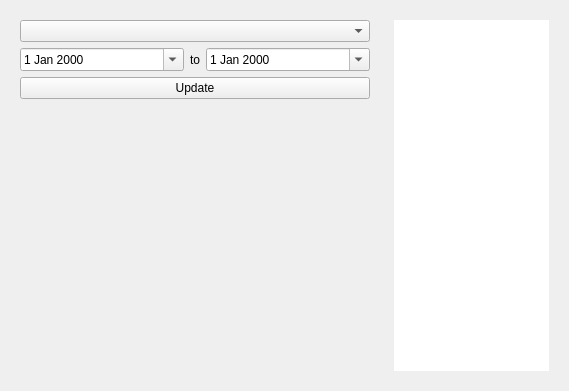
<?xml version="1.0" encoding="UTF-8"?>
<ui version="4.0">
 <class>RateGraph</class>
 <widget class="QWidget" name="RateGraph">
  <property name="geometry">
   <rect>
    <x>0</x>
    <y>0</y>
    <width>569</width>
    <height>391</height>
   </rect>
  </property>
  <property name="windowTitle">
   <string>Form</string>
  </property>
  <layout class="QHBoxLayout" name="horizontalLayout_2">
   <item>
    <widget class="QWidget" name="plotViewWidget" native="true">
     <layout class="QVBoxLayout" name="verticalLayout_4">
      <item>
       <widget class="QComboBox" name="currencyComboBox">
        <property name="sizeAdjustPolicy">
         <enum>QComboBox::AdjustToContents</enum>
        </property>
       </widget>
      </item>
      <item>
       <layout class="QHBoxLayout" name="horizontalLayout">
        <item>
         <widget class="QDateEdit" name="fromDateEdit">
          <property name="sizePolicy">
           <sizepolicy hsizetype="Expanding" vsizetype="Fixed">
            <horstretch>0</horstretch>
            <verstretch>0</verstretch>
           </sizepolicy>
          </property>
          <property name="calendarPopup">
           <bool>true</bool>
          </property>
         </widget>
        </item>
        <item>
         <widget class="QLabel" name="label">
          <property name="sizePolicy">
           <sizepolicy hsizetype="Maximum" vsizetype="Preferred">
            <horstretch>0</horstretch>
            <verstretch>0</verstretch>
           </sizepolicy>
          </property>
          <property name="text">
           <string>to</string>
          </property>
         </widget>
        </item>
        <item>
         <widget class="QDateEdit" name="toDateEdit">
          <property name="sizePolicy">
           <sizepolicy hsizetype="Expanding" vsizetype="Fixed">
            <horstretch>0</horstretch>
            <verstretch>0</verstretch>
           </sizepolicy>
          </property>
          <property name="calendarPopup">
           <bool>true</bool>
          </property>
         </widget>
        </item>
       </layout>
      </item>
      <item>
       <widget class="QPushButton" name="updatePushBtn">
        <property name="text">
         <string>Update</string>
        </property>
        <property name="icon">
         <iconset resource="resources.qrc">
          <normaloff>:/icons/others/refresh-line.png</normaloff>:/icons/others/refresh-line.png</iconset>
        </property>
       </widget>
      </item>
      <item>
       <layout class="QVBoxLayout" name="verticalLayout">
        <item>
         <widget class="GraphPlot" name="plotWidget" native="true">
          <property name="sizePolicy">
           <sizepolicy hsizetype="Expanding" vsizetype="Expanding">
            <horstretch>0</horstretch>
            <verstretch>0</verstretch>
           </sizepolicy>
          </property>
          <property name="minimumSize">
           <size>
            <width>350</width>
            <height>220</height>
           </size>
          </property>
          <layout class="QVBoxLayout" name="verticalLayout_3"/>
         </widget>
        </item>
       </layout>
      </item>
      <item>
       <widget class="QLabel" name="status">
        <property name="sizePolicy">
         <sizepolicy hsizetype="Preferred" vsizetype="Maximum">
          <horstretch>0</horstretch>
          <verstretch>0</verstretch>
         </sizepolicy>
        </property>
        <property name="text">
         <string/>
        </property>
       </widget>
      </item>
     </layout>
    </widget>
   </item>
   <item>
    <widget class="QWidget" name="dataViewWidget" native="true">
     <layout class="QVBoxLayout" name="verticalLayout_2">
      <item>
       <widget class="QTableView" name="tableView">
        <property name="styleSheet">
         <string notr="true"/>
        </property>
        <property name="frameShape">
         <enum>QFrame::NoFrame</enum>
        </property>
        <property name="alternatingRowColors">
         <bool>true</bool>
        </property>
        <attribute name="verticalHeaderVisible">
         <bool>false</bool>
        </attribute>
       </widget>
      </item>
     </layout>
    </widget>
   </item>
  </layout>
 </widget>
 <customwidgets>
  <customwidget>
   <class>GraphPlot</class>
   <extends>QWidget</extends>
   <header>lib/graphplot.h</header>
   <container>1</container>
  </customwidget>
 </customwidgets>
 <resources>
  <include location="resources.qrc"/>
 </resources>
 <connections/>
</ui>
